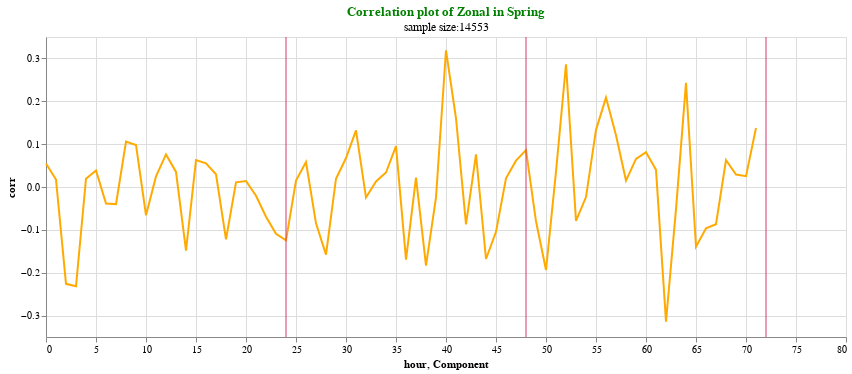

This figure's notebook cell:
### Markdown cell above
#### Plotting

### Code cell
plotrmse(corr_zonal,'corr',"Correlation plot of Zonal in Spring","sample size:" + str(size(up_obszonal_list)))

### Figure 1 — Vega-Lite specification as saved in the notebook (floating-point values rounded to 4 significant figures)
{"config": {"view": {"continuousWidth": 400, "continuousHeight": 300}}, "layer": [{"data": {"name": "data-389d75d6c7f09292d681dbb94e33130f"}, "mark": "line", "encoding": {"color": {"value": "#FFAA00"}, "x": {"field": "hour", "type": "quantitative"}, "y": {"field": "corr", "type": "quantitative"}}, "height": 300, "title": {"text": ["Correlation plot of Zonal in Spring"], "subtitle": ["sample size:14553"], "color": "green"}, "width": 800}, {"data": {"name": "data-b9dd60dc560f7891b967d8e82c37ad0c"}, "mark": {"type": "rule", "color": "#D2386C"}, "encoding": {"x": {"field": "Component", "type": "quantitative"}}}], "$schema": "https://vega.github.io/schema/vega-lite/v4.17.0.json", "datasets": {"data-389d75d6c7f09292d681dbb94e33130f": [{"corr": 0.05506, "hour": 0}, {"corr": 0.01753, "hour": 1}, {"corr": -0.2259, "hour": 2}, {"corr": -0.2315, "hour": 3}, {"corr": 0.01934, "hour": 4}, {"corr": 0.03869, "hour": 5}, {"corr": -0.03874, "hour": 6}, {"corr": -0.03992, "hour": 7}, {"corr": 0.1061, "hour": 8}, {"corr": 0.0981, "hour": 9}, {"corr": -0.06588, "hour": 10}, {"corr": 0.02476, "hour": 11}, {"corr": 0.07608, "hour": 12}, {"corr": 0.03523, "hour": 13}, {"corr": -0.1483, "hour": 14}, {"corr": 0.0628, "hour": 15}, {"corr": 0.05508, "hour": 16}, {"corr": 0.02974, "hour": 17}, {"corr": -0.122, "hour": 18}, {"corr": 0.01078, "hour": 19}, {"corr": 0.01388, "hour": 20}, {"corr": -0.02038, "hour": 21}, {"corr": -0.06921, "hour": 22}, {"corr": -0.1091, "hour": 23}, {"corr": -0.1246, "hour": 24}, {"corr": 0.01504, "hour": 25}, {"corr": 0.05806, "hour": 26}, {"corr": -0.08474, "hour": 27}, {"corr": -0.1577, "hour": 28}, {"corr": 0.01933, "hour": 29}, {"corr": 0.06755, "hour": 30}, {"corr": 0.1321, "hour": 31}, {"corr": -0.02459, "hour": 32}, {"corr": 0.01287, "hour": 33}, {"corr": 0.03378, "hour": 34}, {"corr": 0.09541, "hour": 35}, {"corr": -0.1695, "hour": 36}, {"corr": 0.02198, "hour": 37}, {"corr": -0.1834, "hour": 38}, {"corr": -0.02403, "hour": 39}, {"corr": 0.319, "hour": 40}, {"corr": 0.1604, "hour": 41}, {"corr": -0.08704, "hour": 42}, {"corr": 0.07629, "hour": 43}, {"corr": -0.168, "hour": 44}, {"corr": -0.1046, "hour": 45}, {"corr": 0.02045, "hour": 46}, {"corr": 0.06151, "hour": 47}, {"corr": 0.08603, "hour": 48}, {"corr": -0.07996, "hour": 49}, {"corr": -0.1937, "hour": 50}, {"corr": 0.03599, "hour": 51}, {"corr": 0.2864, "hour": 52}, {"corr": -0.0789, "hour": 53}, {"corr": -0.02356, "hour": 54}, {"corr": 0.1334, "hour": 55}, {"corr": 0.2086, "hour": 56}, {"corr": 0.1206, "hour": 57}, {"corr": 0.01496, "hour": 58}, {"corr": 0.06545, "hour": 59}, {"corr": 0.08121, "hour": 60}, {"corr": 0.04002, "hour": 61}, {"corr": -0.3141, "hour": 62}, {"corr": -0.05171, "hour": 63}, {"corr": 0.2428, "hour": 64}, {"corr": -0.1395, "hour": 65}, {"corr": -0.09641, "hour": 66}, {"corr": -0.08691, "hour": 67}, {"corr": 0.06294, "hour": 68}, {"corr": 0.02917, "hour": 69}, {"corr": 0.02536, "hour": 70}, {"corr": 0.1377, "hour": 71}], "data-b9dd60dc560f7891b967d8e82c37ad0c": [{"Component": 24}, {"Component": 48}, {"Component": 72}]}}
